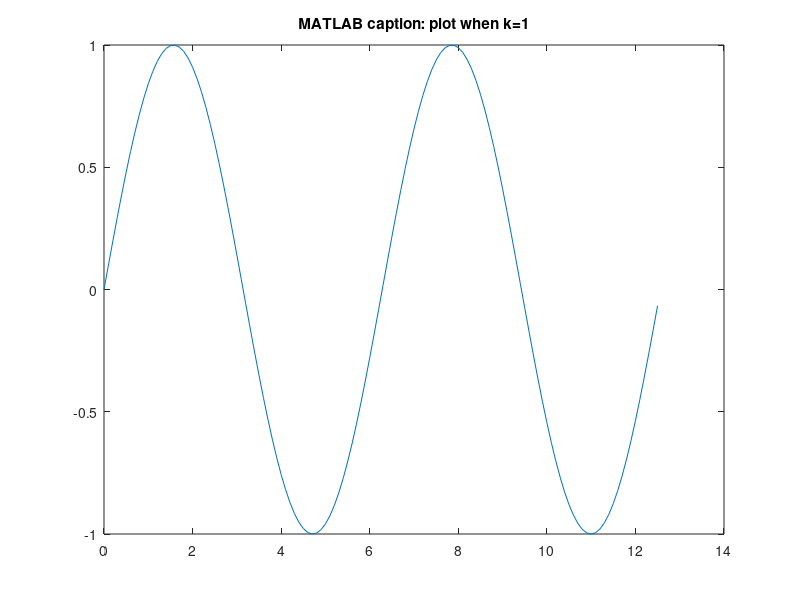
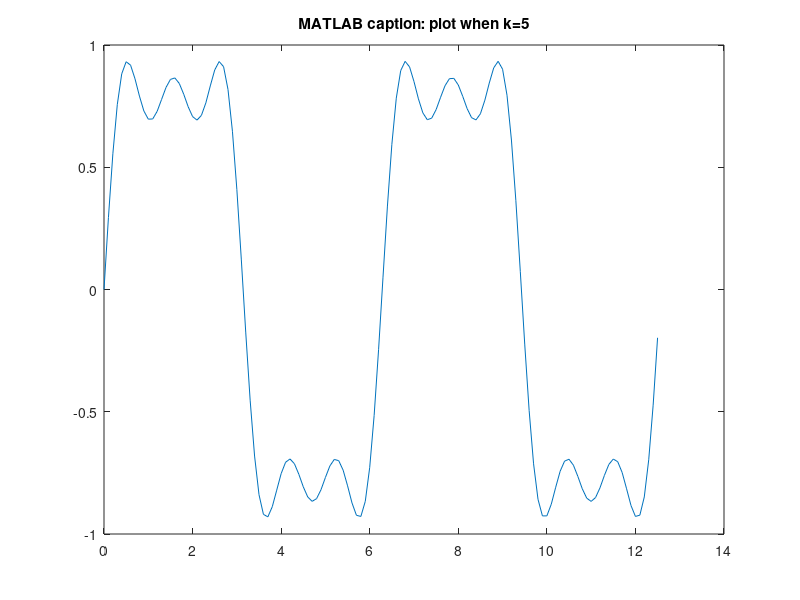
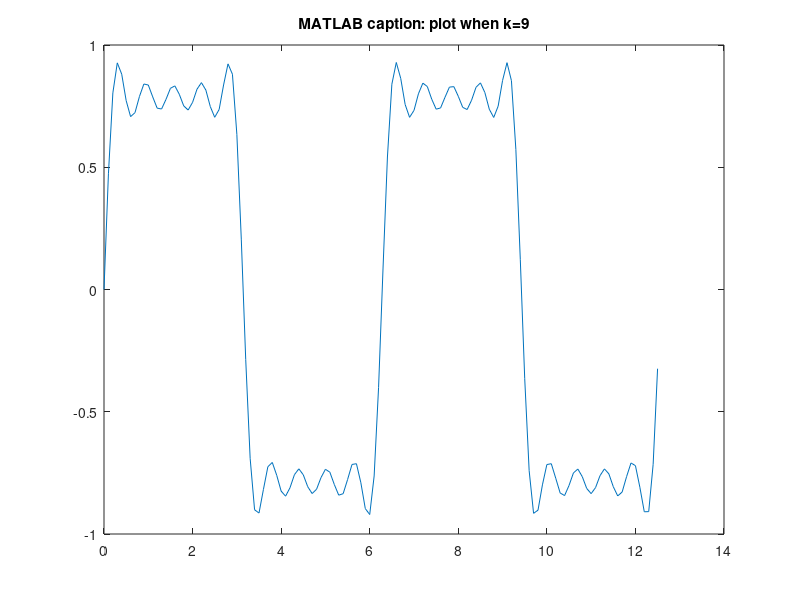

These figures' MATLAB source, in order:
%% exampleB.m : file for publish_mpl showing extra options
% As exampleA.m with the only difference that the listings
% get their own caption (and therefore the section headers 
% are omitted). The listings are presented in a 'lstlistoflistings'
% by specifying this in the |publish| options (see example4) in
% publish_mapl_examples.
%% Acknowledgement
% This file is adapted from the |fourier_demo2.m| file
% that is included in MATLAB and can be copied in
% the current directory with
%%
% 
%  copyfile(fullfile(matlabroot,'help','techdoc',...
%  'matlab_env','examples','fourier_demo2.m'),'.','f')
%% Square Waves from Sine Waves
% <latex>
% % The actual function to publish starts now
% % This text block is changed to a latex block to show the caption and reference capabilities
% %
% % the following statements insert the references to the plots:
% The Fourier series expansion for a square-wave is
% made up of a sum of odd harmonics, as shown here
% by the plots in figure \ref{exampleB_01.eps} on page \pageref{exampleB_01.eps} (1 harmonic),
% figure \ref{exampleB_02.eps} on page \pageref{exampleB_02.eps} (5 harmonics) and
% figure \ref{exampleB_03.eps} on page \pageref{exampleB_03.eps} (9 harmonics).
% %
% % the following statements define the captions of the plots:
% \global\def\captionA{first harmonic} 
% \global\def\captionB{sum of first 5 harmonics} 
% \global\def\captionC{sum of first 9 harmonics} 
% </latex>
if exist('avalue','var')
    fprintf('print the value passed to this script: %f\n',avalue)
else
    fprintf('no value passed to this script\n')
end
%% Add an Odd Harmonic and Plot It
t   = 0:.1:pi*4;
k   = 1 ;
y   = sin(k*t)/k;
figure(k)
plot(t,y);
title(sprintf('MATLAB caption: plot when k=%.0f',k))
    
%%
% In each iteration of the for loop add an odd 
% harmonic to y. As _k_ increases, the output 
% approximates a square wave with increasing accuracy.
% 
% Perform the following mathematical operation
% at each iteration:
% 
% $$ y = y + \frac{\sin kt}{k} $$
% 
% Display some of the plots:
%

for k = 3:2:9 
    y = y + sin(k*t)/k;
    if mod(k,4)==1
        figure(k)
        plot(t,y)
        title(sprintf('MATLAB caption: plot when k=%.0f',k))
    end
end

%% Note About Gibbs Phenomenon
% Even though the approximations are constantly  
% improving, they will never be exact because of the 
% Gibbs phenomenon, or ringing.

%% Listings
% <latex>
% % assuming m-file in directory one level higher than tex dir (using the standard html subdirectory)
% % assuming numbers and framed are not set in \usepackage and they are wanted
% % \lstinputlisting[frame=single,numbers=left]{../exampleB.m}
% % assuming numbers and framed are set in \usepackage and they are not wanted
% % \lstinputlisting[frame=none,numbers=none]{../exampleB.m}
% % assuming numbers and framed are set in \usepackage are set and wanted
% \lstinputlisting[caption=listing of exampleB script]{../exampleB.m}
% </latex>
%% 
% <latex>
% \lstinputlisting[caption=listing of publish\_mpl\_examples script]{../publish_mpl_examples.m}
% % NB From MATLAB R2015a onwards it is possible to include an external file in the output
% % with the <include> ... <\include> construction (with syntax highlighting in case of an m-file).
% </latex>
